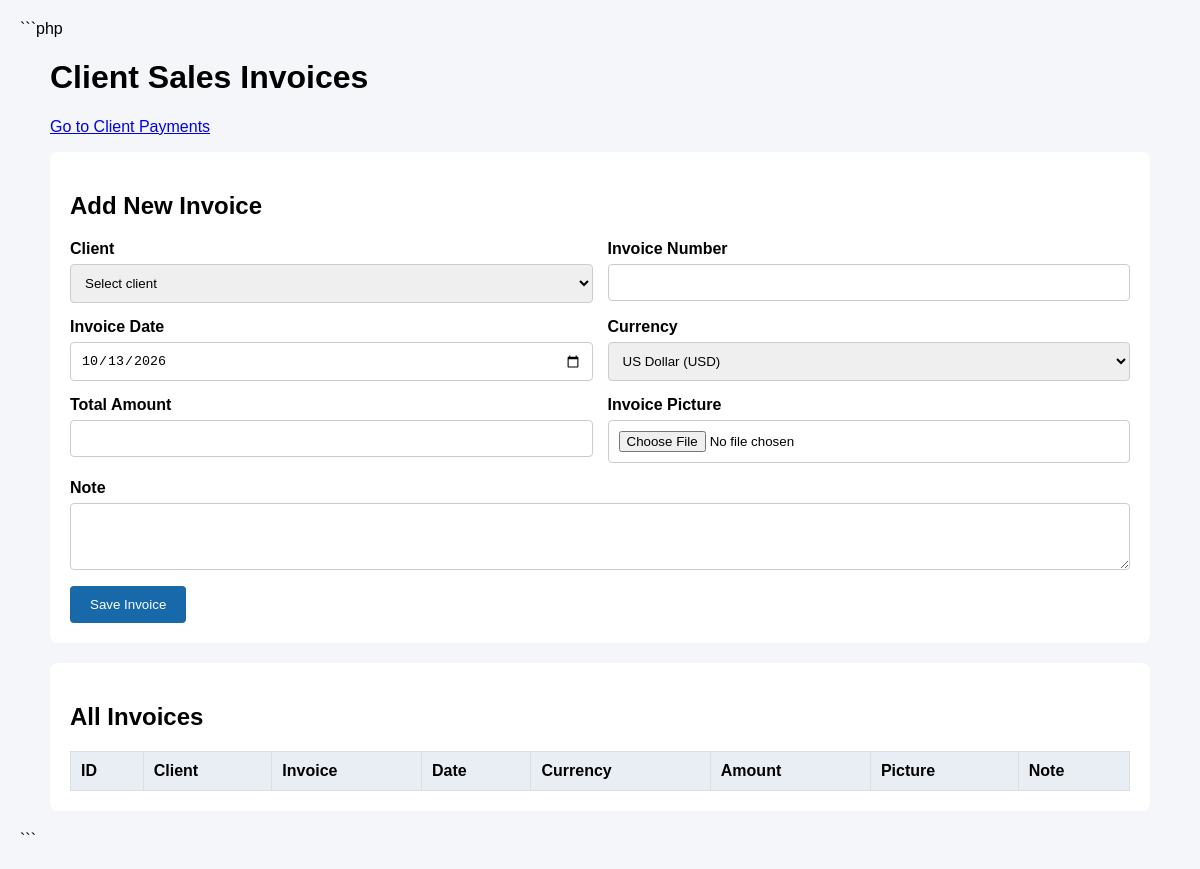
Before: /sale_success.php with the older database file.
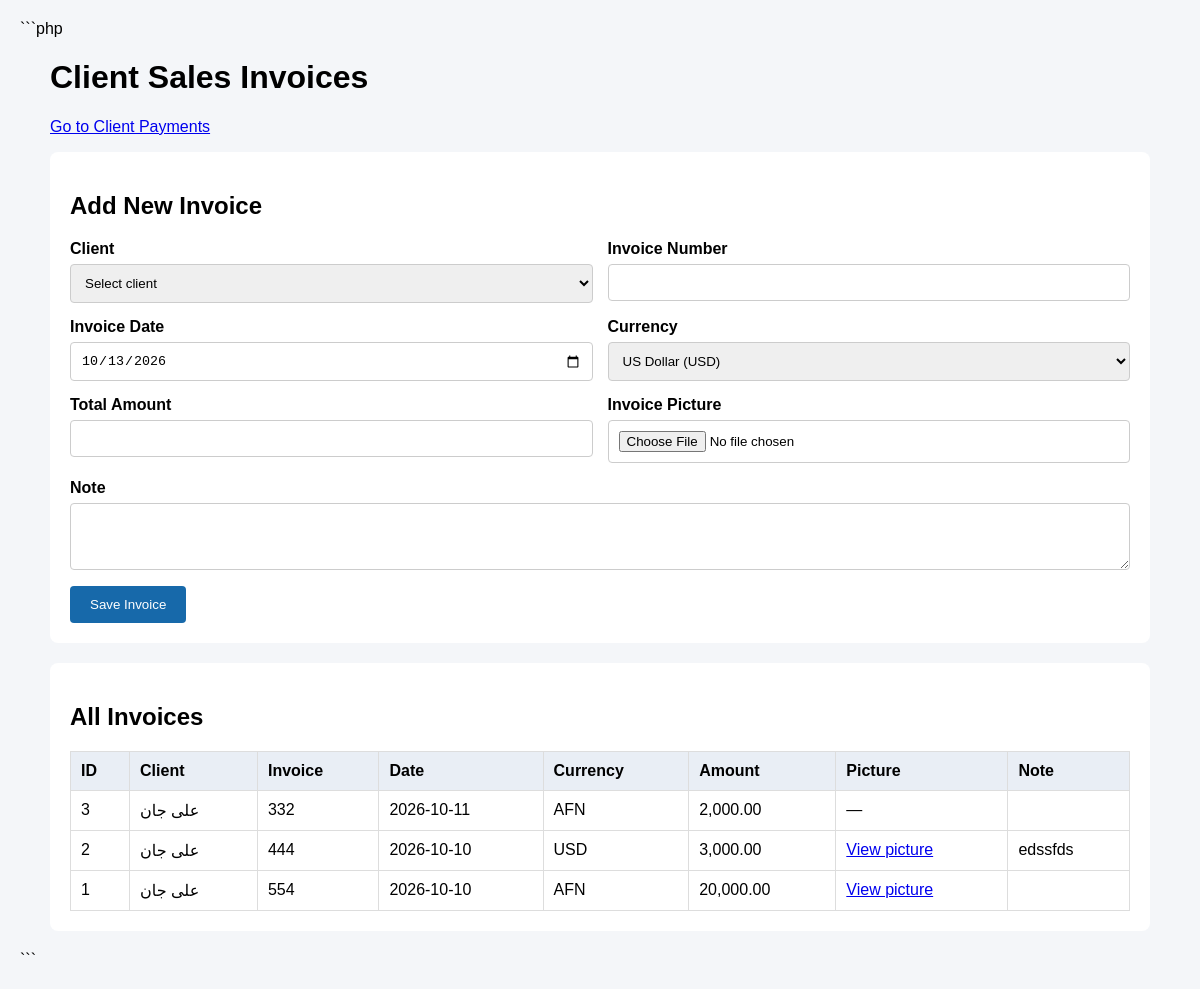
After: the same page with the newer database file.
### tables this page shows
CREATE TABLE `sales` (
  `id` int(11) NOT NULL AUTO_INCREMENT,
  `client_id` int(11) NOT NULL,
  `invoice_number` varchar(100) NOT NULL,
  `invoice_date` date NOT NULL,
  `currency` enum('USD','AFN') NOT NULL,
  `total_amount` decimal(15,2) NOT NULL DEFAULT 0.00,
  `invoice_picture` varchar(255) DEFAULT NULL,
  `note` text DEFAULT NULL,
  `created_at` timestamp NOT NULL DEFAULT current_timestamp(),
  PRIMARY KEY (`id`),
  UNIQUE KEY `invoice_number` (`invoice_number`),
  KEY `client_id` (`client_id`),
  CONSTRAINT `sales_ibfk_1` FOREIGN KEY (`client_id`) REFERENCES `clients` (`id`)
);

CREATE TABLE `clients` (
  `id` int(11) NOT NULL AUTO_INCREMENT,
  `full_name` varchar(150) NOT NULL,
  `picture` varchar(255) DEFAULT NULL,
  `phone` varchar(30) DEFAULT NULL,
  `address` text DEFAULT NULL,
  `province` varchar(100) DEFAULT NULL,
  `note` text DEFAULT NULL,
  `created_at` timestamp NOT NULL DEFAULT current_timestamp(),
  PRIMARY KEY (`id`)
);

### sale_success.php (the view, shortened to what this page needs)
<?php
require_once "db.php";
$sales = $conn->query(
    "SELECT s.*, c.full_name
     FROM sales s
     JOIN clients c ON c.id = s.client_id
     ORDER BY s.id DESC"
);
?>
<!DOCTYPE html>
<html lang="en">
<head>
</head>
<body>
<div class="container">
<h1>Client Sales Invoices</h1>
<p><a href="payment.php">Go to Client Payments</a></p>
<form method="POST" enctype="multipart/form-data">
<h2>Add New Invoice</h2>
<div class="grid">
<div>
<label>Client</label>
<select name="client_id" required>
<option value="">Select client</option>
</select>
</div>
<div>
<label>Invoice Number</label>
<input type="text" name="invoice_number" required maxlength="100">
</div>
<div>
<label>Invoice Date</label>
<input type="date" name="invoice_date" required
value="<?= date('Y-m-d') ?>">
</div>
<div>
<label>Currency</label>
<select name="currency" required>
<option value="USD">US Dollar (USD)</option>
</select>
</div>
<div>
<label>Total Amount</label>
<input type="number" name="total_amount" min="0.01"
step="0.01" required>
</div>
<div>
<label>Invoice Picture</label>
<input type="file" name="invoice_picture"
accept="image/jpeg,image/png,image/webp">
</div>
</div>
<p>
<label>Note</label>
<textarea name="note" rows="3"></textarea>
</p>
<button type="submit">Save Invoice</button>
</form>
<div class="table-box">
<h2>All Invoices</h2>
<div class="table-scroll">
<table>
<thead>
<tr>
<th>ID</th><th>Client</th><th>Invoice</th>
<th>Date</th><th>Currency</th><th>Amount</th>
<th>Picture</th><th>Note</th>
</tr>
</thead>
<tbody>
<?php while ($s = $sales->fetch_assoc()): ?>
<tr>
<td><?= $s['id'] ?></td>
<td><?= htmlspecialchars($s['full_name']) ?></td>
<td><?= htmlspecialchars($s['invoice_number']) ?></td>
<td><?= htmlspecialchars($s['invoice_date']) ?></td>
<td><?= htmlspecialchars($s['currency']) ?></td>
<td><?= number_format((float)$s['total_amount'], 2) ?></td>
<td>
<?php if ($s['invoice_picture']): ?>
<a href="<?= htmlspecialchars($s['invoice_picture']) ?>"
target="_blank" rel="noopener">View picture</a>
<?php else: ?>—<?php endif; ?>
</td>
<td><?= htmlspecialchars($s['note'] ?? '') ?></td>
</tr>
<?php endwhile; ?>
</tbody>
</table>
</div>
</div>
</div>
</body>
</html>

### sale_success.php (style rules this page uses)
body { font-family:Arial,sans-serif;background:#f4f6f9;margin:0;padding:20px }
.container { max-width:1100px;margin:auto }
form,.table-box { background:white;padding:20px;border-radius:8px;margin-bottom:20px }
.grid { display:grid;grid-template-columns:repeat(2,minmax(0,1fr));gap:15px }
label { display:block;font-weight:bold;margin-bottom:6px }
input,select,textarea { width:100%;box-sizing:border-box;padding:10px;border:1px solid #ccc;border-radius:4px }
button { padding:11px 20px;background:#1769aa;color:white;border:0;border-radius:4px;cursor:pointer }
table { width:100%;border-collapse:collapse;min-width:750px }
th,td { padding:10px;border:1px solid #ddd;text-align:left }
th { background:#e9eef5 }
.table-scroll { overflow-x:auto }

Changed rows visible on the page:
added sales: id "3", client.full_name "علی جان", invoice_number "332", invoice_date "2026-10-11", currency "AFN", total_amount "2,000.00"
added sales: id "2", client.full_name "علی جان", invoice_number "444", invoice_date "2026-10-10", currency "USD", total_amount "3,000.00", note "edssfds"
added sales: id "1", client.full_name "علی جان", invoice_number "554", invoice_date "2026-10-10", currency "AFN", total_amount "20,000.00"
